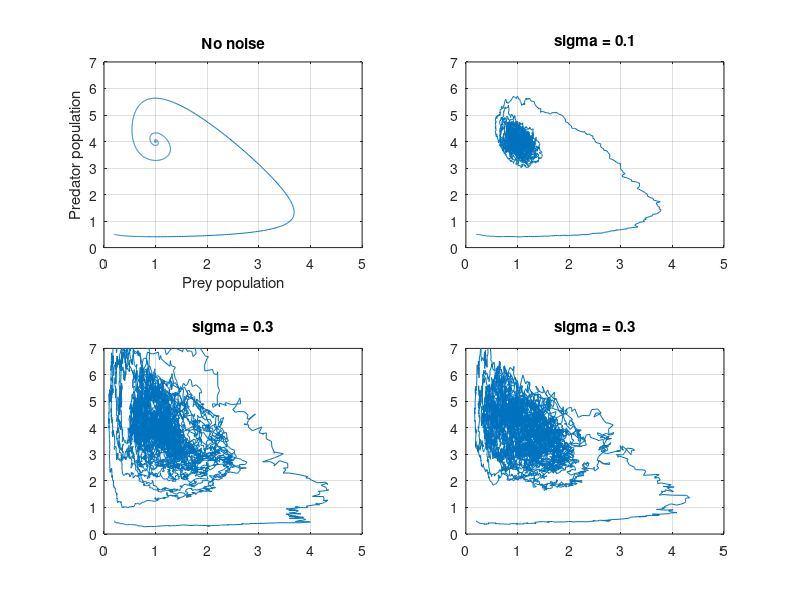

Recreate this plot in MATLAB.
% pp_logistic_noise.m shows the effect of noise on a logistic predator prey model

subplot(2,2,1);
  N=10000;             % number of steps to take
  T=70;                % maximum time
  h=T/N;               % time step
  t=(0:h:T);           % t is the vector [0 1h 2h 3h ... Nh]

  x=zeros(size(t));   % place to store pred population size
  y=zeros(size(t));   % place to store prey population size

  x(1)=0.2;           % initial prey population
  y(1)=0.5;           % initial pred population

  sigma=0.0;          % strength of noise

  for i=1:N           % start taking steps
    x(i+1)=x(i)+(x(i)*(5-x(i))-x(i)*y(i))*h + sigma*x(i)*randn*sqrt(h);
    y(i+1)=y(i)+(x(i)*y(i)-y(i))*h + sigma*y(i)*randn*sqrt(h);
  end;

  plot(x,y);
  axis([0 5 0 7]);     % set axis limits
  grid on;
  title('No noise');
  xlabel('Prey population');
  ylabel('Predator population');

subplot(2,2,2);
  N=10000;             % number of steps to take
  T=70;                % maximum time
  h=T/N;               % time step
  t=(0:h:T);           % t is the vector [0 1h 2h 3h ... Nh]

  x=zeros(size(t));   % place to store pred population size
  y=zeros(size(t));   % place to store prey population size

  x(1)=0.2;           % initial prey population
  y(1)=0.5;           % initial pred population

  sigma=0.1;          % strength of noise

  for i=1:N           % start taking steps
    x(i+1)=x(i)+(x(i)*(5-x(i))-x(i)*y(i))*h + sigma*x(i)*randn*sqrt(h);
    y(i+1)=y(i)+(x(i)*y(i)-y(i))*h + sigma*y(i)*randn*sqrt(h);
  end;

  plot(x,y);
  axis([0 5 0 7]);     % set axis limits
  grid on;
  title('sigma = 0.1');

subplot(2,2,3);
  N=10000;             % number of steps to take
  T=70;                % maximum time
  h=T/N;               % time step
  t=(0:h:T);           % t is the vector [0 1h 2h 3h ... Nh]

  x=zeros(size(t));   % place to store pred population size
  y=zeros(size(t));   % place to store prey population size

  x(1)=0.2;           % initial prey population
  y(1)=0.5;           % initial pred population

  sigma=0.3;          % strength of noise

  for i=1:N           % start taking steps
    x(i+1)=x(i)+(x(i)*(5-x(i))-x(i)*y(i))*h + sigma*x(i)*randn*sqrt(h);
    y(i+1)=y(i)+(x(i)*y(i)-y(i))*h + sigma*y(i)*randn*sqrt(h);
  end;

  plot(x,y);
  axis([0 5 0 7]);     % set axis limits
  grid on;
  title('sigma = 0.3');

subplot(2,2,4);
  N=10000;             % number of steps to take
  T=70;                % maximum time
  h=T/N;               % time step
  t=(0:h:T);           % t is the vector [0 1h 2h 3h ... Nh]

  x=zeros(size(t));   % place to store pred population size
  y=zeros(size(t));   % place to store prey population size

  x(1)=0.2;           % initial prey population
  y(1)=0.5;           % initial pred population

  sigma=0.3;          % strength of noise

  for i=1:N           % start taking steps
    x(i+1)=x(i)+(x(i)*(5-x(i))-x(i)*y(i))*h + sigma*x(i)*randn*sqrt(h);
    y(i+1)=y(i)+(x(i)*y(i)-y(i))*h + sigma*y(i)*randn*sqrt(h);
  end;

  plot(x,y);
  axis([0 5 0 7]);     % set axis limits
  grid on;
  title('sigma = 0.3');
